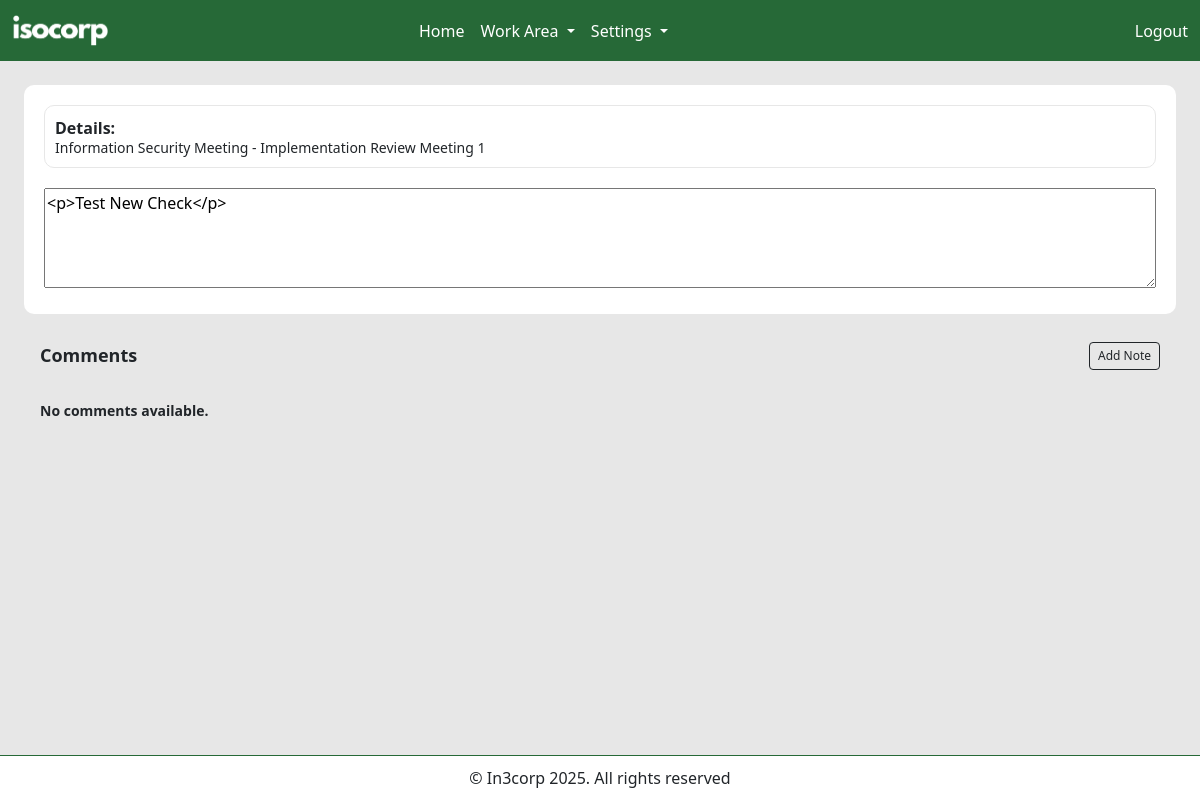
Page /all-code/mrb-details.php?id=3 (signed in) on the committed database.
### tables this page shows
CREATE TABLE `training` (
  `training_id` int(11) NOT NULL,
  `training_topic` varchar(255) DEFAULT NULL,
  `training_details` blob,
  `training_details_status` varchar(11) DEFAULT NULL,
  `training_date` datetime DEFAULT CURRENT_TIMESTAMP,
  `training_created_by` varchar(25) DEFAULT NULL
);

### all-code/mrb-details.php (the view, shortened to what this page needs)
<?php
include 'includes/header.php';
include 'includes/navbar.php';
include 'includes/connection.php';
?>
<div class="dashboard-container">
    <div style="display: flex; flex-direction: column-reverse;">
        <div class="notes-section mt-1" style="flex: 1">
            <div class="heading-row">
                <p style="font-size: 18px;">Comments</p>
                <button style="font-size: 12px;" type="button" data-bs-toggle="modal" data-bs-target="#commentModal" class="btn btn-sm btn-outline-dark">Add Note</button>
            </div>
            <?php
            if (isset($_GET['id'])) {
                $id = mysqli_real_escape_string($connection, $_GET['id']);
                $query = "SELECT * FROM training WHERE training_id = '$id'";
                $query_r = mysqli_query($connection, $query);
                $count = mysqli_num_rows($query_r);
                $training_id = "";
                $training_topic = "";
                if ($count > 0) {
                    while ($row = mysqli_fetch_assoc($query_r)) {
                        $training_id = $row['training_id'];
                        $training_topic = $row['training_topic'];
                    }
                }
            }
            $comment_query = "SELECT * FROM training_comment WHERE training_comment_parent_id = '$training_id' ORDER BY training_comment_datetime DESC";
            $comment_query_r = mysqli_query($connection, $comment_query);
            if ($comment_query_r && mysqli_num_rows($comment_query_r) > 0) {
                while ($row = mysqli_fetch_assoc($comment_query_r)) {
                    $training_comment_id = $row['training_comment_id'];
                    $training_comment_by = htmlspecialchars($row['training_comment_by']);
                    $training_comment_data = htmlspecialchars($row['training_comment_data']);
                    $training_comment_datetime = $row['training_comment_datetime'];
            ?>
                    <div class="note-container" style="margin-bottom: 20px;">
                        <div class="d-flex justify-content-center align-items-center">
                            <p class="note-owner" style="flex: 1"><strong><?php echo $training_comment_by; ?></strong> - <?php echo $training_comment_datetime; ?></p>
                            <form action="" method="POST" style="margin-top: 0 !important;">
                                <input type="hidden" name="delete_comment_id" value="<?php echo $training_comment_id; ?>">
                                <button type="submit" name="delete-note" class="btn btn-sm btn-outline-dark" style="border: 0; font-size: 18px;">
                                    <ion-icon name="close-circle-outline"></ion-icon>
                                </button>
                            </form>
                        </div>
                        <div>
                            <p class="main-note"><?php echo $training_comment_data; ?></p>
                            <div class="d-flex justify-content-center align-items-center mt-3">
                                <button class="read-more-btn">
                                    <ion-icon name="chevron-down-outline"></ion-icon>
                                </button>
                            </div>
                            <div class="d-flex justify-content-center align-items-center mt-3">
                                <button class="read-less-btn">
                                    <ion-icon name="chevron-up-outline"></ion-icon>
                                </button>
                            </div>
                        </div>
                    </div>
            <?php
                }
            } else {
                echo "<p style='font-size: 14px;'>No comments available.</p>";
            }
            ?>
        </div>
        <div class="WYSIWYG-editor-container m-1" style="flex: 2">
            <div class="sim-topic-container-details">
                <p>Details:</p>
                <h5><?php echo htmlspecialchars($training_topic); ?></h5>
            </div>
            <?php
            $training_data_fetched = "";
            if (!empty($training_id)) {
                $fetch_q = "SELECT * FROM `training` WHERE `training_id` = '$training_id'";
                $fetch_r = mysqli_query($connection, $fetch_q);
                if ($fetch_r && mysqli_num_rows($fetch_r) > 0) {
                    $row = mysqli_fetch_assoc($fetch_r);
                    $training_data_fetched = $row['training_details'];
                }
            }
            ?>
            <form action="" method="POST">
                <div class="WYSIWYG-editor">
                    <textarea id="editorNew" name="training_details"><?php echo htmlspecialchars($training_data_fetched); ?></textarea>
                </div>
            </form>
        </div>
    </div>
</div>
<?php
include 'includes/footer.php';
?>

### all-code/assets/styles.css (style rules this page uses)
body { background-color: #e7e7e7; }
.dashboard-container { padding: 20px; }
.WYSIWYG-editor-container { background-color: #fff; padding: 20px; margin-top: 10px; border-radius: 10px; }
.WYSIWYG-editor textarea { width: 100% !important; height: 100px; }
.clause-content h3, h4, h5, h6 { font-size: 14px !important; font-weight: 500 !important; margin: 0; margin-bottom: 10px; }
.heading-row { display: flex; justify-content: space-between; align-items: flex-start; margin-bottom: 15px; }
.sim-topic-container-details { border: 1px solid #e7e7e7; margin-bottom: 20px; padding: 10px; border-radius: 10px; }
.sim-topic-container-details p { margin: 0; font-weight: 700; }
.sim-topic-container-details h5 { margin: 0; font-weight: 400 !important; font-size: 16px; }
.notes-section { flex: 1; border-radius: 10px; padding: 20px; }
.notes-section p { font-size: 22px; font-weight: 600; }
.heading-row { display: flex; justify-content: space-between; }

### rows in the picture
training: training_topic "Information Security Meeting - Implementation Review Meeting 1", training_details "<p>Test New Check</p>"
